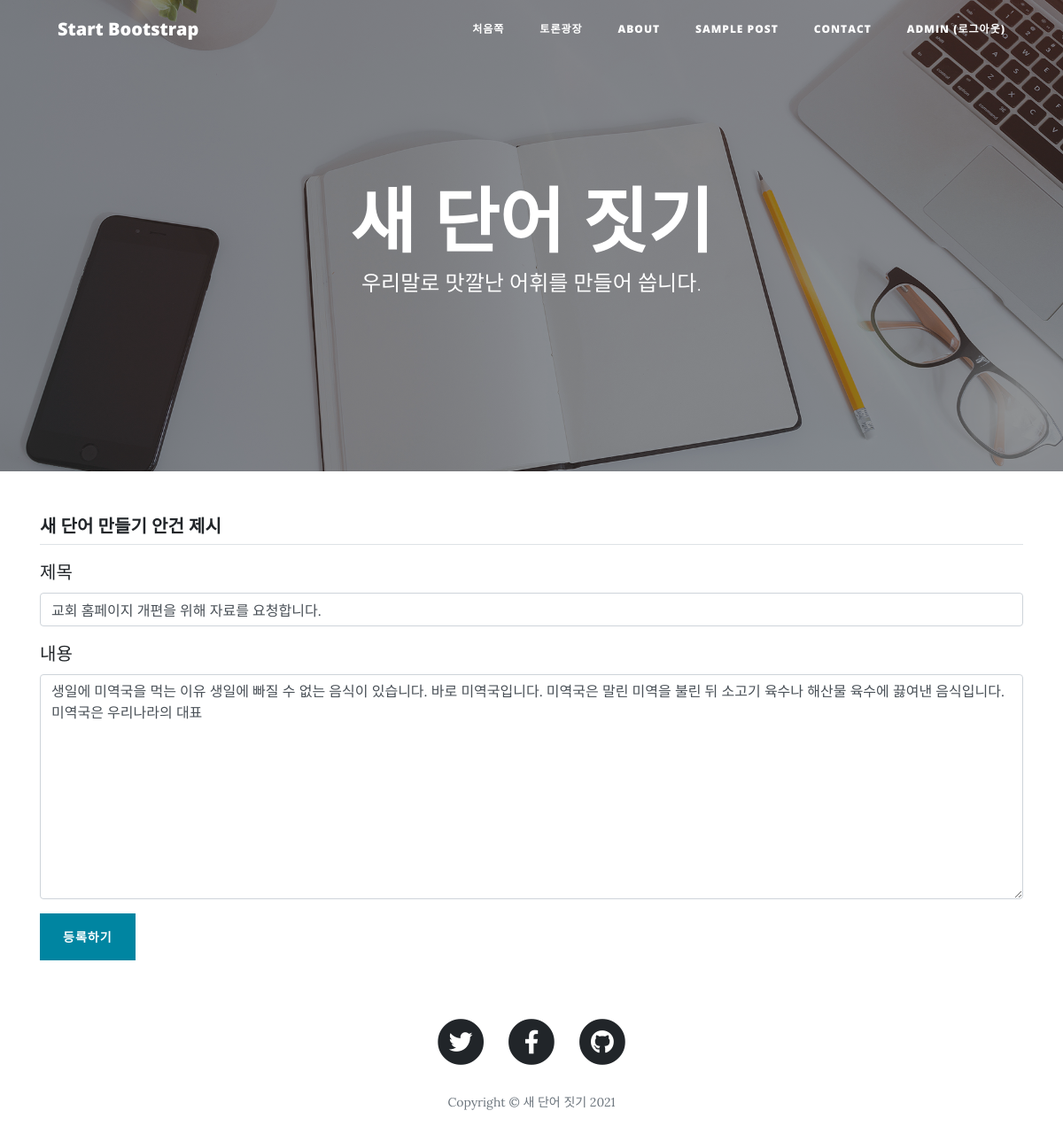
The app's page /forum/presenting/modify/4/ (signed in) with its own data.
### forum/models.py (models this page shows, shortened)
class Presenting(models.Model):
    subject = models.CharField(max_length=200)
    content = models.TextField()
    create_date = models.DateTimeField()
    author = models.ForeignKey(User, on_delete=models.CASCADE)
    modify_date = models.DateTimeField(null=True, blank=True)

### forum/views.py (the view)
# urls.py: path('presenting/modify/<int:presenting_id>/', views.presenting_modify, name='presenting_modify'),
@login_required(login_url='common:login')
def presenting_modify(request, presenting_id):
    presenting = get_object_or_404(Presenting, pk=presenting_id)
    if request.user != presenting.author:
        messages.error(request, '수정권한이 없습니다')
        return redirect('forum:detail', presenting_id=presenting.id)
    if request.method == "POST":
        form = PresentingForm(request.POST, instance=presenting)
        if form.is_valid():
            presenting = form.save(commit=False)
            presenting.author = request.user
            presenting.modify_date = timezone.now()  # 수정일시 저장
            presenting.save()
            return redirect('forum:detail', presenting_id=presenting.id)
    else:
        form = PresentingForm(instance=presenting)
    context = {'form': form}
    return render(request, 'forum/presenting_form.html', context)

### forum/forms.py
class PresentingForm(forms.ModelForm):
    class Meta:
        model = Presenting
        fields = ['subject', 'content']
        labels = {
            'subject': '제목',
            'content': '내용',
        }

### templates/blogtheme/forum/presenting_form.html (shortened to what this page needs)
{% extends 'base.html' %}
{% load static %}
{% block content %}
<div class="container">
    <h5 class="my-3 border-bottom pb-2">새 단어 만들기 안건 제시</h5>
    <form method="post" class="post-form my-3">
        <div class="form-group">
            <label for="subject">제목</label>
            <input type="text" class="form-control" name="subject" id="subject"
                   value="{{ form.subject.value|default_if_none:'' }}">
        </div>
        <div class="form-group">
            <label for="content">내용</label>
            <textarea class="form-control" name="content"
                      id="content" rows="10">{{ form.content.value|default_if_none:'' }}</textarea>
        </div>
                <button type="submit" class="btn btn-primary">등록하기</button>
    </form>
</div>
{% endblock %}

### templates/blogtheme/navibar.html (shortened to what this page needs)
<nav class="navbar navbar-expand-lg navbar-light fixed-top" id="mainNav">
    <div class="container">
      <a class="navbar-brand" href=""{% url 'main:index' %}">Start Bootstrap</a>
      <div class="collapse navbar-collapse" id="navbarResponsive">
        <ul class="navbar-nav ml-auto">
          <li class="nav-item">
            <a class="nav-link" href="{% url 'main:index' %}">처음쪽</a>
          </li>
          <li class="nav-item">
            <a class="nav-link" href="{% url 'forum:index' %}">토론광장</a>
          </li>
          <li class="nav-item">
            <a class="nav-link" href="{% url 'main:about' %}">About</a>
          </li>
          <li class="nav-item">
            <a class="nav-link" href="{% url 'main:post' %}">Sample Post</a>
          </li>
          <li class="nav-item">
            <a class="nav-link" href="{% url 'main:contact' %}">Contact</a>
          </li>
          <li class="nav-item">
            {% if user.is_authenticated %}
              <a class="nav-link" href="{% url 'common:logout' %}">{{ user.username }} (로그아웃)</a>
            {% else %}
              <a class="nav-link" href="{% url 'common:login' %}">로그인</a>
            {% endif %}
          </li>
        </ul>
      </div>
    </div>
  </nav>

### records on screen
Presenting: subject "교회 홈페이지 개편을 위해 자료를 요청합니다.", content "생일에 미역국을 먹는 이유 생일에 빠질 수 없는 음식이 있습니다. 바로 미역국입니다. 미역국은 말린 미역을 불린 뒤 소고기 육수나 해산물 육수에 끓여낸 음식입니다. 미역국은 우리나라의 대표"

### other values on screen
{{ user.username }} "ADMIN"
